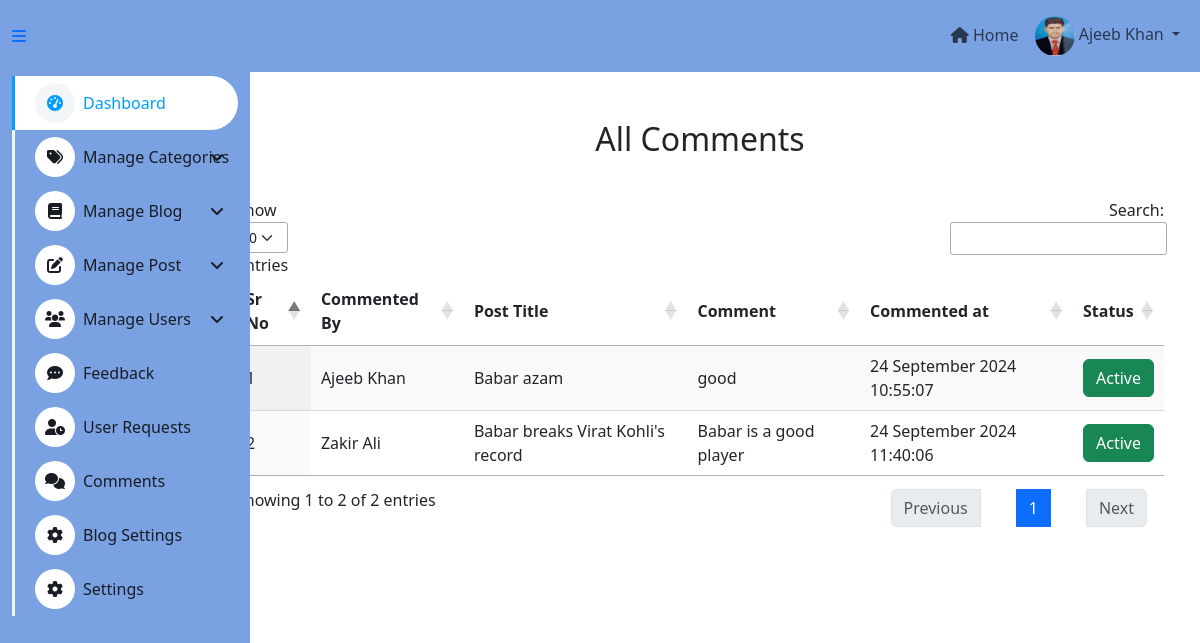
The app's page /Admin/comments.php (signed in) with its own data.
### tables this page shows
CREATE TABLE `user` (
  `user_id` int(11) NOT NULL AUTO_INCREMENT,
  `role_id` int(11) DEFAULT NULL,
  `first_name` varchar(50) NOT NULL,
  `last_name` varchar(50) NOT NULL,
  `email` varchar(50) DEFAULT NULL,
  `password` text NOT NULL,
  `gender` enum('Male','Female') DEFAULT NULL,
  `date_of_birth` date DEFAULT NULL,
  `user_image` text DEFAULT NULL,
  `address` text DEFAULT NULL,
  `is_approved` enum('Pending','Approved','Rejected') DEFAULT 'Pending',
  `is_active` enum('Active','InActive') DEFAULT 'Active',
  `created_at` timestamp NOT NULL DEFAULT current_timestamp() ON UPDATE current_timestamp(),
  `updated_at` timestamp NULL DEFAULT NULL,
  PRIMARY KEY (`user_id`),
  KEY `role_id` (`role_id`),
  CONSTRAINT `user_ibfk_1` FOREIGN KEY (`role_id`) REFERENCES `role` (`role_id`) ON DELETE CASCADE ON UPDATE CASCADE
);

CREATE TABLE `post_comment` (
  `post_comment_id` int(11) NOT NULL AUTO_INCREMENT,
  `post_id` int(11) DEFAULT NULL,
  `user_id` int(11) DEFAULT NULL,
  `comment` text DEFAULT NULL,
  `is_active` enum('Active','InActive') DEFAULT NULL,
  `created_at` timestamp NOT NULL DEFAULT current_timestamp() ON UPDATE current_timestamp(),
  PRIMARY KEY (`post_comment_id`),
  KEY `user_id` (`user_id`),
  KEY `post_id` (`post_id`),
  CONSTRAINT `post_comment_ibfk_1` FOREIGN KEY (`user_id`) REFERENCES `user` (`user_id`) ON DELETE CASCADE ON UPDATE CASCADE,
  CONSTRAINT `post_comment_ibfk_2` FOREIGN KEY (`post_id`) REFERENCES `post` (`post_id`) ON DELETE CASCADE ON UPDATE CASCADE
);

CREATE TABLE `post` (
  `post_id` int(11) NOT NULL AUTO_INCREMENT,
  `blog_id` int(11) DEFAULT NULL,
  `post_title` varchar(200) NOT NULL,
  `post_summary` text NOT NULL,
  `post_description` longtext NOT NULL,
  `featured_image` text DEFAULT NULL,
  `post_status` enum('Active','InActive') DEFAULT 'Active',
  `is_comment_allowed` tinyint(1) NOT NULL DEFAULT 1,
  `created_at` timestamp NOT NULL DEFAULT current_timestamp() ON UPDATE current_timestamp(),
  `updated_at` timestamp NULL DEFAULT NULL,
  PRIMARY KEY (`post_id`),
  KEY `blog_id` (`blog_id`),
  CONSTRAINT `post_ibfk_1` FOREIGN KEY (`blog_id`) REFERENCES `blog` (`blog_id`) ON DELETE CASCADE ON UPDATE CASCADE
);

### require/database.php (called while the page is built, shortened)
<?php
    class Database
    {
        public $connection = null;
        public function __construct($hostname,$username,$password,$database){
            $this->connection = mysqli_connect($hostname,$username,$password,$database);
        }
        public function query_excute($query){
            $this->query = $query;
            $this->result = mysqli_query($this->connection, $this->query) or die("<p style='color:red'>Error No: ".mysqli_errno($this->connection)." Error Message: ".mysqli_error($this->connection)."</p>");
			return $this->result;
        }
    }
?>

### Admin/comments.php (the view, shortened to what this page needs)
<?php
require_once("../templates_and_forms/templates.php");
require_once("../require/database.php");
$database = new Database(HOSTNAME, USERNAME, PASSWORD, DATABASE);
$template = new Template();
$template->navbar();
$query = "SELECT post_comment.post_comment_id, post_comment.comment, user.first_name, user.last_name, post.post_title, post_comment.is_active, post_comment.created_at
FROM  post_comment
    INNER JOIN post
        ON (post_comment.post_id = post.post_id)
    INNER JOIN user
        ON (post_comment.user_id = user.user_id);";
$result = $database->query_excute($query);
?>
<div class="container-fluid">
        <div class="row">
            <div class="col-md-3 col-lg-2 d-md-block sidebar collapse" id="sidebarMenu">
                <?php $template->sidebar(); ?>
            </div>
            <main class="col-md-9 ms-sm-auto col-lg-10 px-md-4">
                <div class="container mt-5 mb-5">
                    <div class="row">
                        <div class="col-sm-12 text-end">
                            <h2 class="text-center">All Comments</h2>
                        </div>
                    </div>
                    <div class="row mt-4">
                        <div class="col-sm-12 table-responsive">
                           <?php
                             if($result->num_rows){
                           ?>
                            <table id="example" class="display" style="width:100%">
                                <thead>
                                    <tr>
                                    <th>Sr No</th>
                                    <th>Commented By</th>
                                    <th>Post Title</th>
                                    <th>Comment</th>
                                    <th>Commented at</th>
                                    <th>Status</th>
                                    </tr>
                                </thead>
                                <tbody>
                                    <?php
                                        $count  = 1;
                                        while ($comments = mysqli_fetch_assoc($result)) {
                                        ?>
                                    <tr>
                                    <td><?php echo $count++; ?></td>
                                        <td><?php echo $comments['first_name']." ".$comments['last_name']; ?></td>
                                        <td><?php echo $comments['post_title'] ?></td>
                                        <td><?php echo $comments['comment'] ?></td>
                                        <td><?php echo date("j  F Y h:i:s ",strtotime($comments['created_at']))??'' ?></td>
                                        <td> <a  class="btn btn-<?php echo $comments['is_active']=='Active'?"success":"danger" ;?>" href="updation_process.php?comment_id=<?php echo $comments['post_comment_id']; ?>&is_active=<?php echo $comments['is_active'] ?>"><?php echo $comments['is_active']??'InActive'; ?></a> </td>
                                    </tr>
                                    <?php
                                     }
                                     ?>
                                </tbody>
                            </table>
                            <?php
                            } else {
                                Genral::record_not_found();
                            }
                            ?>
                        </div>
                    </div>
                </div>
            </main>
        </div>
    </div>
<?php $template->admin_footer(); ?>

### templates_and_forms/templates.php (shortened to what this page needs)
<?php
class Template
{
    public function navbar()
    {
        require_once("../require/database.php");
        $database = new Database(HOSTNAME, USERNAME, PASSWORD, DATABASE);
        $user_id = $_SESSION['user'] ?? '';
        $query = "SELECT * FROM user WHERE user_id = '" . $user_id . "'";
        $result = $database->query_excute($query);
        $user_data = mysqli_fetch_assoc($result);
?>
        <!DOCTYPE html>
        <html lang="en">
        <head>
            <link href="https://cdnjs.cloudflare.com/ajax/libs/font-awesome/6.0.0-beta3/css/all.min.css" rel="stylesheet">
            <link href="https://cdn.jsdelivr.net/npm/bootstrap@5.3.3/dist/css/bootstrap.min.css" rel="stylesheet">
            <link rel="stylesheet" href="https://cdn.datatables.net/1.13.5/css/jquery.dataTables.min.css">
            <link href="css/style.css" rel="stylesheet">
        </head>
        <body>
            <nav style="background-color: #7AA2E3;" class="navbar navbar-expand-lg navbar-light sticky-top">
                <div class="container-fluid">
                    <a href="#" class="sidebar-toggler flex-shrink-0">
                        <i class="fa fa-bars"></i>
                    </a>
                    <div class="navbar-nav ms-auto navbar-light">
                        <a style="margin-top:7px; text-decoration: none;" href="../index.php" class="nav-link">
                            <i class="fa fa-home"></i> Home
                        </a>
                        <div class="navbar-nav ms-auto">
                            <div class="nav-item dropdown">
                                <a href="#" class="nav-link dropdown-toggle" data-bs-toggle="dropdown">
                                    <source srcset="../images/<?php echo $user_data['user_image']; ?>"><img src="../images/<?php echo $user_data['user_image']; ?>" alt="User name" width="40" height="40" class="rounded-pill">
                                    <span class="d-none d-lg-inline-flex"><?php echo $user_data["first_name"] . " " . $user_data["last_name"]; ?></span>
                                </a>
                            </div>
                        </div>
                    </div>
                 </div>
            </nav>
        <?php
    }
    public function sidebar()
    {
        ?>
            <div class="container-fluid">
                <div class="row">
                    <div class="col-lg-2 sidebar" style="background-color: #7AA2E3;">
                        <nav class="navbar navbar-light">
                            <a href="index.php" class="navbar-brand mx-4 mb-3">
                                <h3 class="text-primary"><i class="fa fa-hashtag me-2"></i>ADMIN</h3>
                            </a>
                            <div class="navbar-nav w-100">
                                <a href="Dashboard.php" class="nav-item nav-link active">
                                    <i class="fa fa-tachometer-alt me-2"></i>Dashboard
                                </a>
                                <div class="nav-item dropdown">
                                    <a href="#" class="nav-link dropdown-toggle" data-bs-toggle="dropdown">
                                        <i class="fas fa-tags me-2"></i>Manage Categories
                                    </a>
                                </div>
                                <div class="nav-item dropdown">
                                    <a href="#" class="nav-link dropdown-toggle" data-bs-toggle="dropdown">
                                        <i class="fas fa-book me-2"></i>Manage Blog
                                    </a>
                                </div>
                                <div class="nav-item dropdown">
                                    <a href="#" class="nav-link dropdown-toggle" data-bs-toggle="dropdown">
                                        <i class="fas fa-edit me-2"></i>Manage Post
                                    </a>
                                </div>
                                <div class="nav-item dropdown">
                                    <a href="#" class="nav-link dropdown-toggle" data-bs-toggle="dropdown">
                                        <i class="fas fa-users me-2"></i>Manage Users
                                    </a>
                                </div>
                                <a href="feedback.php" class="nav-item nav-link">
                                    <i class="fas fa-comment-dots me-2"></i>Feedback
                                </a>
                                <a href="user_requiest.php" class="nav-item nav-link">
                                    <i class="fas fa-user-clock me-2"></i>User Requests
                                </a>
                                <a href="comments.php" class="nav-item nav-link">
                                    <i class="fas fa-comments me-2"></i>Comments
                                </a>
                                <a href="blog_settings.php" class="nav-item nav-link">
                                    <i class="fas fa-cog me-2"></i>Blog Settings
                                </a>
                                <a href="settings.php" class="nav-item nav-link">
                                    <i class="fas fa-cog me-2"></i>Settings
                                </a>
                            </div>
                        </nav>
                    </div>
                </div>
            </div>
        <?php
    }
    public function admin_footer()
    {
        ?>
        </body>
        </html>
<?php
    }
}
?>

### Admin/css/style.css (style rules this page uses)
:root { --primary: #009CFF; --light: #F3F6F9; --dark: #191C24; }
.btn { transition: .5s; }
.sidebar { position: fixed; top: 0; left: 0; bottom: 0; width: 250px; height: 100vh; overflow-y: auto; background: var(--light); transition: 0.5s; z-index: 999; }
@media (min-width: 992px) { .sidebar { margin-left: 0; } }
.sidebar .navbar .navbar-nav .nav-link { padding: 7px 20px; color: var(--dark); font-weight: 500; border-left: 3px solid var(--light); border-radius: 0 30px 30px 0; outline: none; }
.sidebar .navbar .navbar-nav .nav-link:hover, .sidebar .navbar .navbar-nav .nav-link.active { color: var(--primary); background: #FFFFFF; border-color: var(--primary); }
.sidebar .navbar .navbar-nav .nav-link i { width: 40px; height: 40px; display: inline-flex; align-items: center; justify-content: center; background: #FFFFFF; border-radius: 40px; }
.sidebar .navbar .navbar-nav .nav-link:hover i, .sidebar .navbar .navbar-nav .nav-link.active i { background: var(--light); }
.sidebar .navbar .dropdown-toggle::after { position: absolute; top: 15px; right: 15px; border: none; content: "\f107"; font-family: "Font Awesome 5 Free"; font-weight: 900; transition: .5s; }

### records on screen
user: user_image (picture), first_name "Ajeeb", last_name "Khan"
post_comment: user.first_name "Ajeeb", user.last_name "Khan", post.post_title "Babar azam", comment "good", created_at "24 September 2024 10:55:07", is_active "Active"
post_comment: user.first_name "Zakir", user.last_name "Ali", post.post_title "Babar breaks Virat Kohli's record", comment "Babar is a good player", created_at "24 September 2024 11:40:06", is_active "Active"
